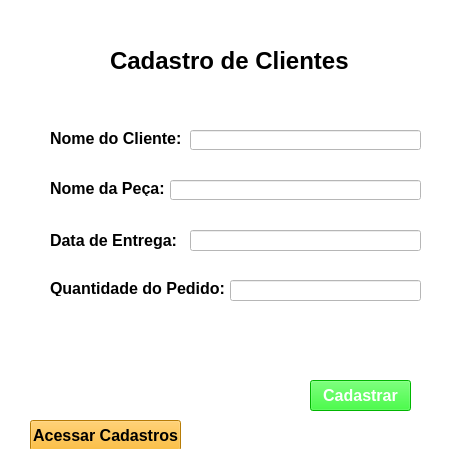
<?xml version="1.0" encoding="UTF-8"?>
<ui version="4.0">
 <class>OXIPARTS</class>
 <widget class="QMainWindow" name="OXIPARTS">
  <property name="geometry">
   <rect>
    <x>0</x>
    <y>0</y>
    <width>462</width>
    <height>471</height>
   </rect>
  </property>
  <property name="font">
   <font>
    <family>Arial</family>
    <weight>50</weight>
    <bold>false</bold>
   </font>
  </property>
  <property name="windowTitle">
   <string>OXIPARTS - Cadastro de Peças</string>
  </property>
  <property name="windowIcon">
   <iconset>
    <normaloff>tentativa1000/logoSystem.png</normaloff>tentativa1000/logoSystem.png</iconset>
  </property>
  <property name="styleSheet">
   <string notr="true">background-color: rgb(222, 209, 28);
background-color: rgb(212, 0, 3);
background-color: rgb(255, 255, 255);</string>
  </property>
  <widget class="QWidget" name="centralwidget">
   <widget class="QLabel" name="label">
    <property name="geometry">
     <rect>
      <x>110</x>
      <y>40</y>
      <width>251</width>
      <height>41</height>
     </rect>
    </property>
    <property name="font">
     <font>
      <pointsize>18</pointsize>
      <weight>75</weight>
      <bold>true</bold>
      <underline>false</underline>
      <strikeout>false</strikeout>
     </font>
    </property>
    <property name="text">
     <string>Cadastro de Clientes</string>
    </property>
   </widget>
   <widget class="QLabel" name="label_2">
    <property name="geometry">
     <rect>
      <x>50</x>
      <y>130</y>
      <width>131</width>
      <height>16</height>
     </rect>
    </property>
    <property name="font">
     <font>
      <family>Arial</family>
      <pointsize>12</pointsize>
      <weight>75</weight>
      <bold>true</bold>
     </font>
    </property>
    <property name="text">
     <string>Nome do Cliente:</string>
    </property>
   </widget>
   <widget class="QLabel" name="label_4">
    <property name="geometry">
     <rect>
      <x>50</x>
      <y>180</y>
      <width>171</width>
      <height>16</height>
     </rect>
    </property>
    <property name="font">
     <font>
      <family>Arial</family>
      <pointsize>12</pointsize>
      <weight>75</weight>
      <bold>true</bold>
      <strikeout>false</strikeout>
     </font>
    </property>
    <property name="text">
     <string>Nome da Peça:</string>
    </property>
   </widget>
   <widget class="QLineEdit" name="lineEdit">
    <property name="geometry">
     <rect>
      <x>190</x>
      <y>130</y>
      <width>231</width>
      <height>20</height>
     </rect>
    </property>
    <property name="styleSheet">
     <string notr="true">background-color: rgb(255, 255, 255);</string>
    </property>
   </widget>
   <widget class="QLineEdit" name="lineEdit_2">
    <property name="geometry">
     <rect>
      <x>170</x>
      <y>180</y>
      <width>251</width>
      <height>20</height>
     </rect>
    </property>
    <property name="styleSheet">
     <string notr="true">background-color: rgb(255, 255, 255);</string>
    </property>
   </widget>
   <widget class="QLineEdit" name="lineEdit_3">
    <property name="geometry">
     <rect>
      <x>190</x>
      <y>230</y>
      <width>231</width>
      <height>21</height>
     </rect>
    </property>
    <property name="styleSheet">
     <string notr="true">background-color: rgb(255, 255, 255);</string>
    </property>
   </widget>
   <widget class="QLabel" name="label_5">
    <property name="geometry">
     <rect>
      <x>50</x>
      <y>280</y>
      <width>181</width>
      <height>16</height>
     </rect>
    </property>
    <property name="font">
     <font>
      <family>Arial</family>
      <pointsize>12</pointsize>
      <weight>75</weight>
      <bold>true</bold>
      <strikeout>false</strikeout>
     </font>
    </property>
    <property name="text">
     <string>Quantidade do Pedido:</string>
    </property>
   </widget>
   <widget class="QLabel" name="label_6">
    <property name="geometry">
     <rect>
      <x>50</x>
      <y>230</y>
      <width>131</width>
      <height>21</height>
     </rect>
    </property>
    <property name="font">
     <font>
      <family>Arial</family>
      <pointsize>12</pointsize>
      <weight>75</weight>
      <bold>true</bold>
      <strikeout>false</strikeout>
     </font>
    </property>
    <property name="text">
     <string>Data de Entrega:</string>
    </property>
   </widget>
   <widget class="QLineEdit" name="lineEdit_4">
    <property name="geometry">
     <rect>
      <x>230</x>
      <y>280</y>
      <width>191</width>
      <height>21</height>
     </rect>
    </property>
    <property name="styleSheet">
     <string notr="true">background-color: rgb(255, 255, 255);</string>
    </property>
   </widget>
   <widget class="QPushButton" name="pushButton">
    <property name="geometry">
     <rect>
      <x>310</x>
      <y>380</y>
      <width>101</width>
      <height>31</height>
     </rect>
    </property>
    <property name="font">
     <font>
      <family>Arial</family>
      <pointsize>12</pointsize>
      <weight>75</weight>
      <bold>true</bold>
     </font>
    </property>
    <property name="styleSheet">
     <string notr="true">color: rgb(255, 255, 255);
background-color: rgb(0, 255, 0);</string>
    </property>
    <property name="text">
     <string>Cadastrar</string>
    </property>
   </widget>
   <widget class="QPushButton" name="pushButton_2">
    <property name="geometry">
     <rect>
      <x>30</x>
      <y>420</y>
      <width>151</width>
      <height>31</height>
     </rect>
    </property>
    <property name="font">
     <font>
      <family>Arial</family>
      <pointsize>12</pointsize>
      <weight>75</weight>
      <bold>true</bold>
     </font>
    </property>
    <property name="styleSheet">
     <string notr="true">background-color: rgb(255, 174, 10);</string>
    </property>
    <property name="text">
     <string>Acessar Cadastros</string>
    </property>
   </widget>
  </widget>
  <widget class="QStatusBar" name="statusbar"/>
 </widget>
 <resources/>
 <connections/>
</ui>
